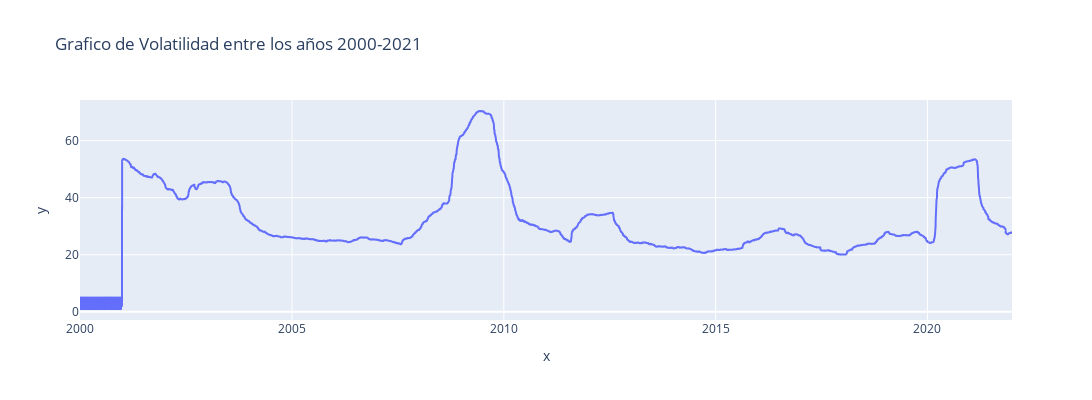

The cell this chart's notebook holds for it:
### Markdown cell above
## Grafico de volitdad entre los años 2020-2021

### Code cell
Vix=volatilidad.T.mean()
fig = px.line(x=Vix.index, y=Vix, width=1500, height=400, title="Grafico de Volatilidad entre los años 2000-2021 ")
fig.show()

### Figure 1 — Plotly figure (JSON) as saved in the notebook; plotly's stock layout.template omitted (floating-point values rounded to 4 significant figures; data arrays with more than 128 entries replaced by an {"elided": "..."} marker saying what was removed)
{"data": [{"hovertemplate": "x=%{x}<br>y=%{y}<extra></extra>", "legendgroup": "", "line": {"color": "#636efa", "dash": "solid"}, "marker": {"symbol": "circle"}, "mode": "lines", "name": "", "showlegend": false, "type": "scattergl", "x": {"elided": "5537 str values"}, "xaxis": "x", "y": {"elided": "5537 float values"}, "yaxis": "y"}], "layout": {"height": 400, "legend": {"tracegroupgap": 0}, "title": {"text": "Grafico de Volatilidad entre los años 2000-2021 "}, "width": 1500, "xaxis": {"anchor": "y", "domain": [0, 1], "title": {"text": "x"}}, "yaxis": {"anchor": "x", "domain": [0, 1], "title": {"text": "y"}}}}
